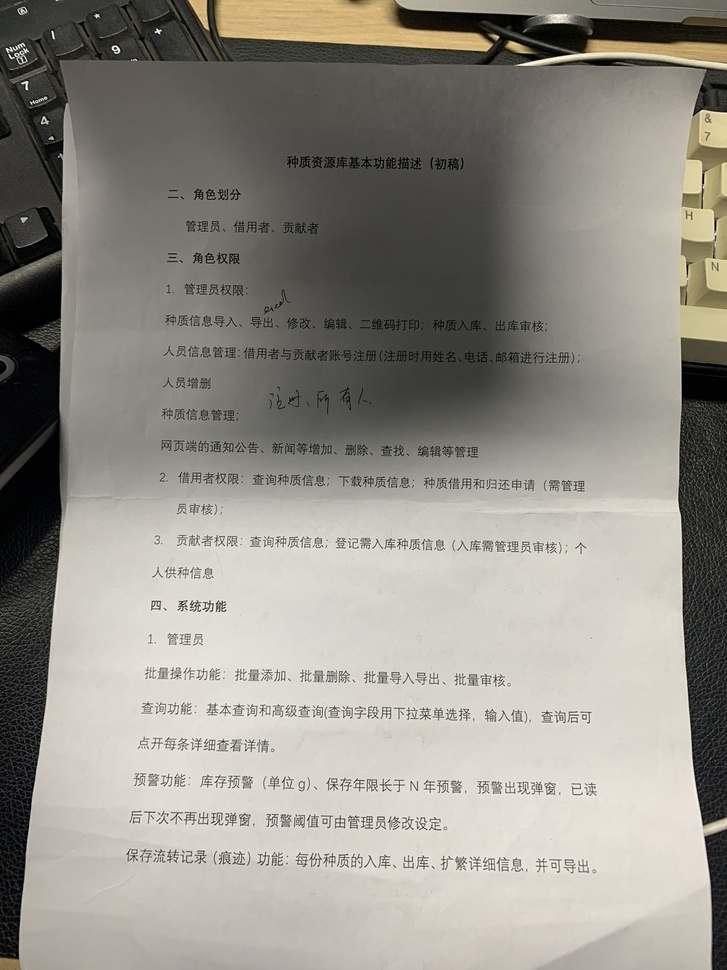
#> input picture imgs/photo_with_shadow.jpeg, 727 x 970 px, shrunk from 1440 x 1920 before the run
$ python '40_形态学_图像二值化_自适应阈值.py'
#> lines starting #> are read from the running program, lines starting #| are printed output that depends on the picture; after the words box and inside, x2 and y2 are one past the last pixel; in counts of white or black regions, pixels touching at a corner belong together
import cv2

# img = cv2.imread('./imgs/before.jpeg')
img = cv2.imread('./imgs/photo_with_shadow.jpeg')
#> img is the input picture: shape (970, 727, 3); mean B, G, R 136.6, 144.8, 148.5
gray = cv2.cvtColor(img, cv2.COLOR_RGB2GRAY)
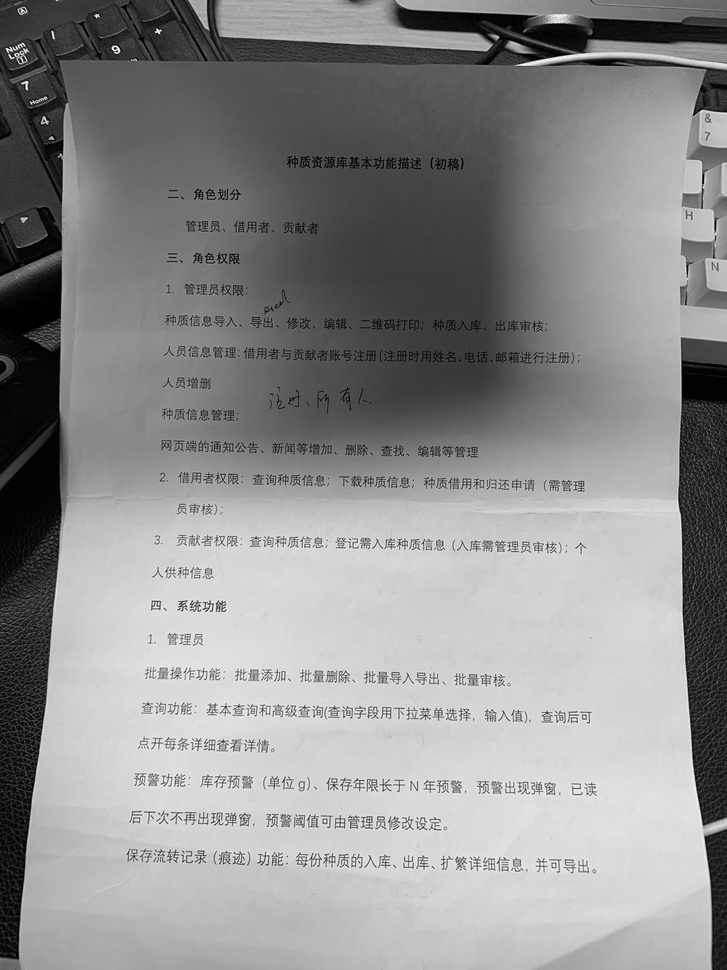
#> gray: shape (970, 727); min 0, max 254, mean 142.8

# 使用全局二值化API 对图像进行二值化处理
ret, dst1 = cv2.threshold(gray, 180, 255, cv2.THRESH_BINARY)
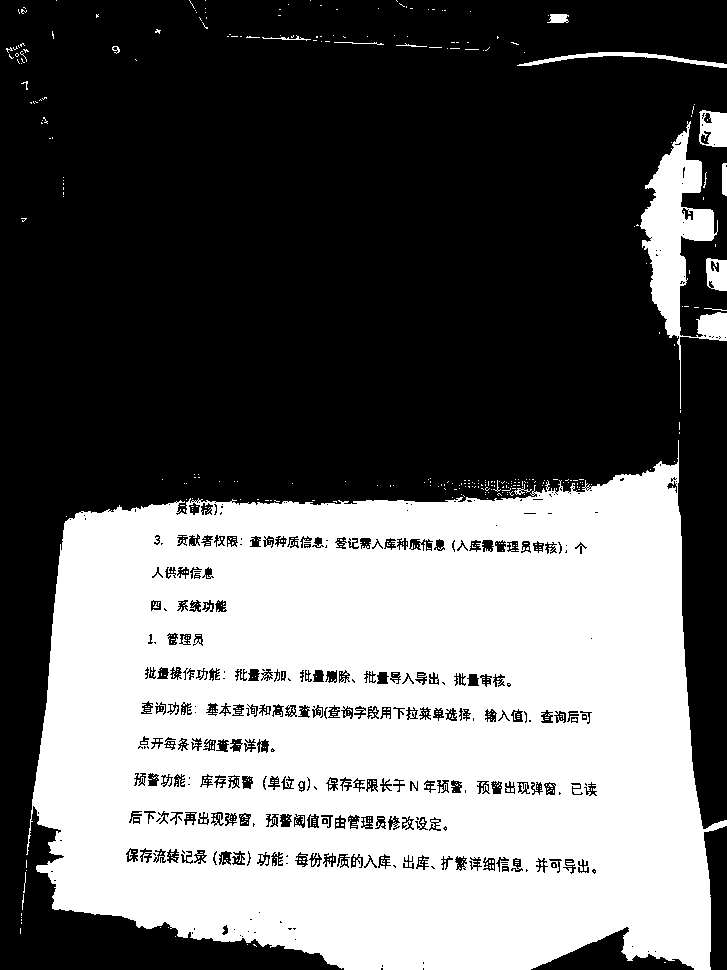
#> dst1: shape (970, 727); 40.8% white; 625 white regions (609 under 20 px), largest, box (x1, y1, x2, y2) and area: (26, 440, 727, 970) 274814, (640, 121, 727, 409) 8081, (517, 52, 727, 68) 848

# 使用自适应阈值二值化API 进行二值化处理
dst2 = cv2.adaptiveThreshold(
    src=gray,
    maxValue=255,
    adaptiveMethod=cv2.ADAPTIVE_THRESH_GAUSSIAN_C,
    thresholdType=cv2.THRESH_BINARY,
    blockSize=3,
    C=10
)
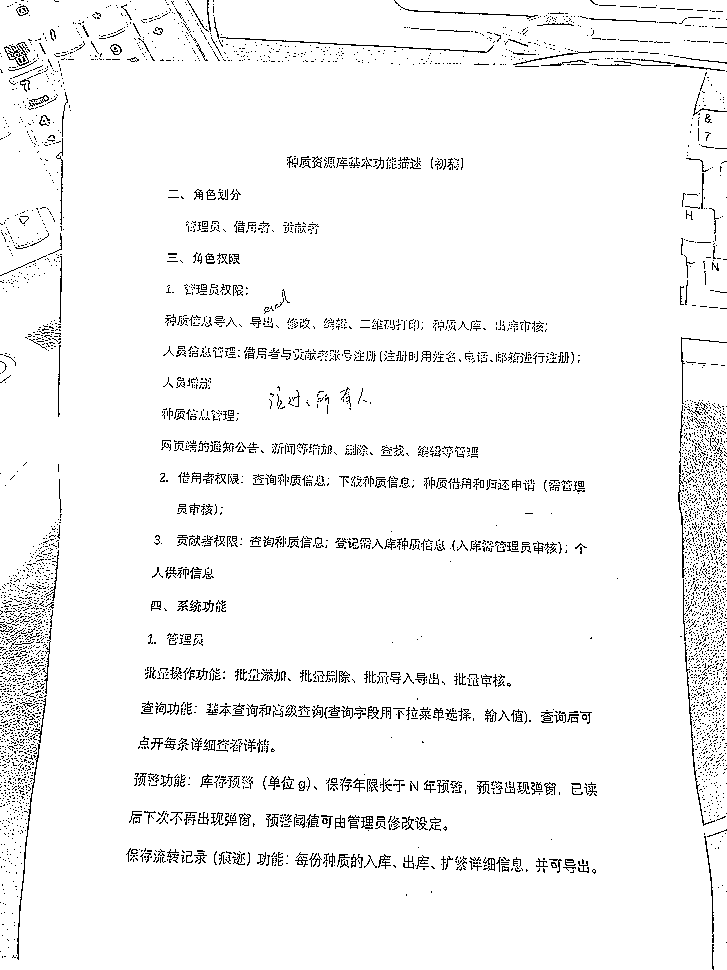
#> dst2: shape (970, 727); 95.7% white; black in thin lines or dots

cv2.imshow('origin', img)
cv2.imshow('gray', gray)
cv2.imshow('binary', dst1)
cv2.imshow('adaptive', dst2)

if cv2.waitKey(0) & 0xFF == ord('q'):
#> (key q is pressed here)
    cv2.destroyAllWindows()

$ run again, with imgs/before.jpeg copied over imgs/photo_with_shadow.jpeg
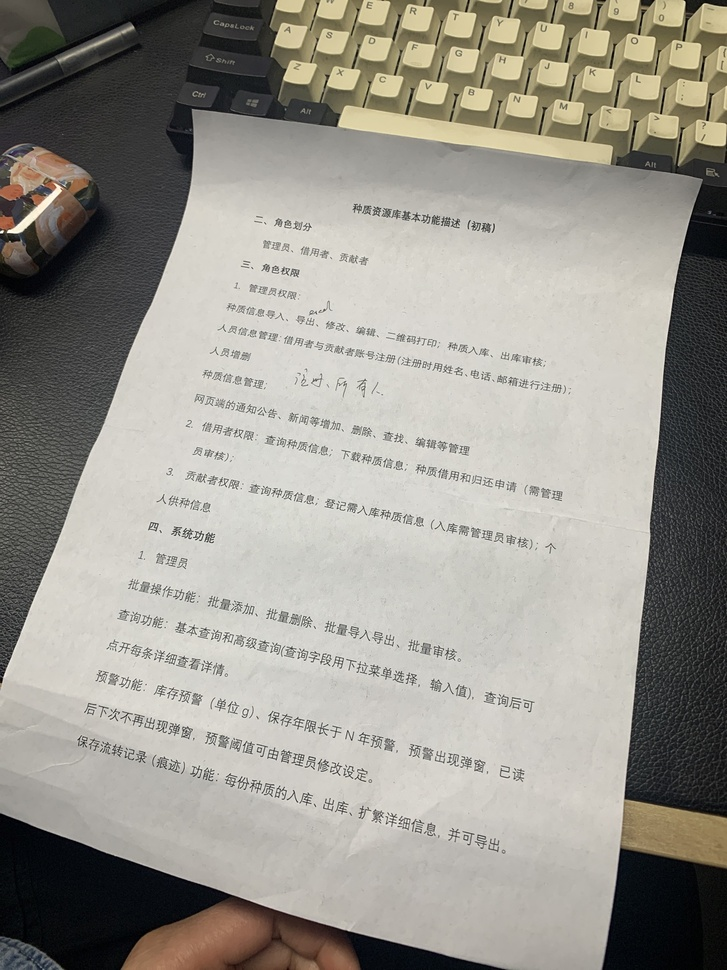
#> input picture imgs/before.jpeg, 727 x 970 px, shrunk from 1440 x 1920 before the run
#> img is the input picture: shape (970, 727, 3); mean B, G, R 143, 151, 154
#> `ret, dst1 = cv2.threshold(gray, 180, 255, cv2.THRESH_BINARY)`:
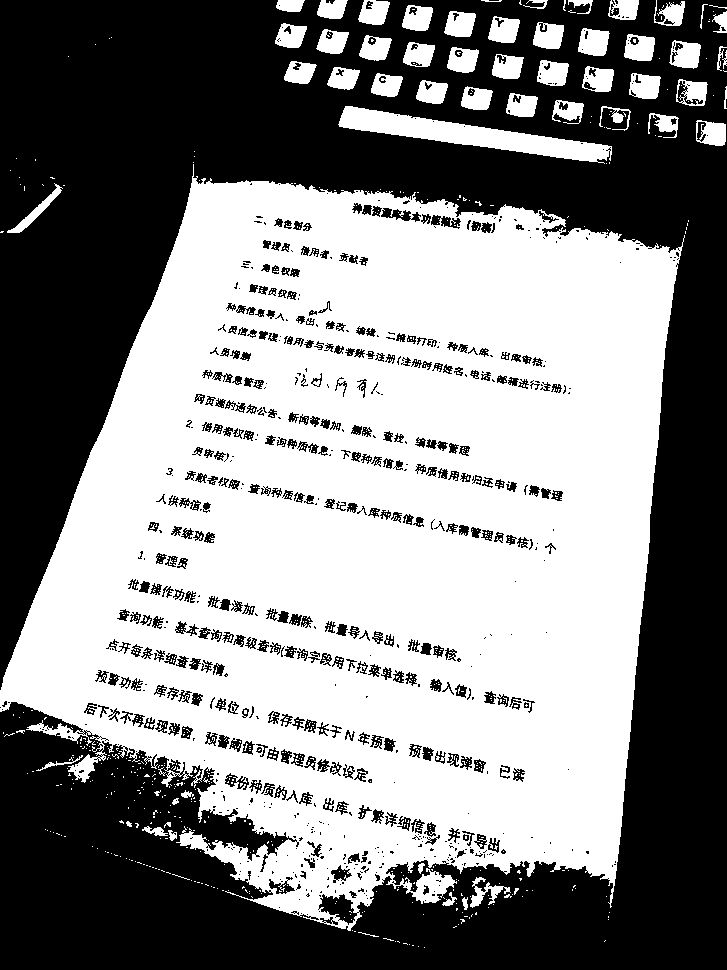
#> dst1: shape (970, 727); 51.9% white; 751 black regions (376 under 20 px), largest, box (x1, y1, x2, y2) and area: (0, 0, 727, 970) 314667, (381, 208, 421, 222) 270, (431, 215, 461, 229) 219
#> `dst2 = cv2.adaptiveThreshold( src=gray, maxValue=255, adaptiveMethod=c..`:
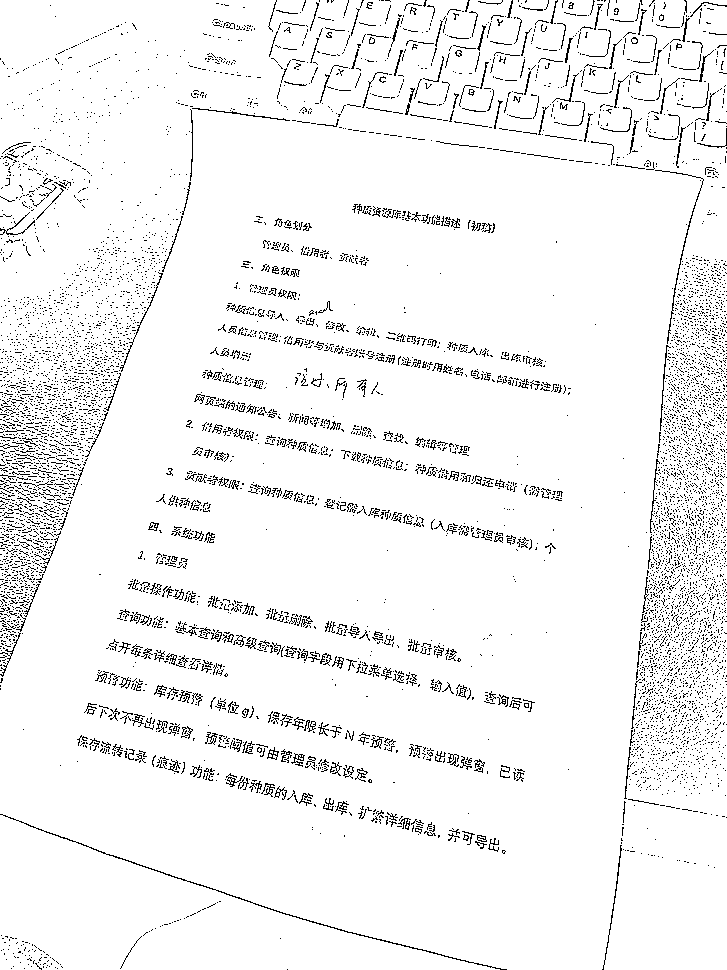
#> dst2: shape (970, 727); 94.9% white; black in thin lines or dots

$ run again, with imgs/blue-sky.jpeg copied over imgs/photo_with_shadow.jpeg
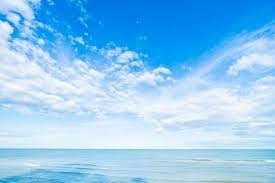
#> input picture imgs/blue-sky.jpeg, 275 x 183 px
#> img is the input picture: shape (183, 275, 3); mean B, G, R 241.4, 200.4, 142.7
#> `ret, dst1 = cv2.threshold(gray, 180, 255, cv2.THRESH_BINARY)`:
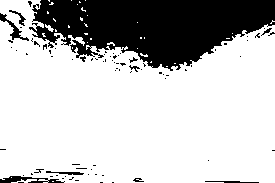
#> dst1: shape (183, 275); 75.3% white; 81 black regions (70 under 20 px), largest, box (x1, y1, x2, y2) and area: (29, 0, 275, 71) 11402, (0, 176, 65, 183) 234, (0, 13, 29, 41) 177
#> `dst2 = cv2.adaptiveThreshold( src=gray, maxValue=255, adaptiveMethod=c..`:
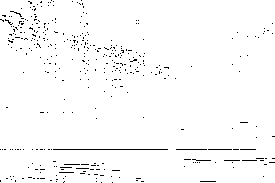
#> dst2: shape (183, 275); 98% white; black in thin lines or dots

$ run again, with imgs/cat.jpeg copied over imgs/photo_with_shadow.jpeg
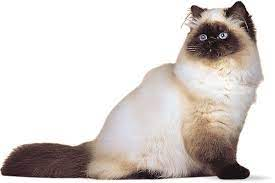
#> input picture imgs/cat.jpeg, 275 x 183 px
#> img is the input picture: shape (183, 275, 3); mean B, G, R 204, 207.5, 214.2
#> `ret, dst1 = cv2.threshold(gray, 180, 255, cv2.THRESH_BINARY)`:
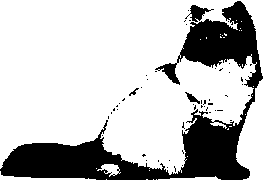
#> dst1: shape (183, 275); 76.2% white; 52 black regions (48 under 20 px), largest, box (x1, y1, x2, y2) and area: (0, 1, 263, 180) 11540, (185, 5, 214, 22) 198, (185, 92, 200, 104) 68, (129, 88, 139, 96) 27
#> `dst2 = cv2.adaptiveThreshold( src=gray, maxValue=255, adaptiveMethod=c..`:
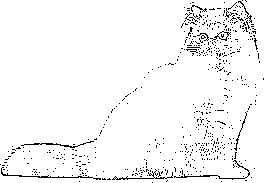
#> dst2: shape (183, 275); 96.3% white; black in thin lines or dots
